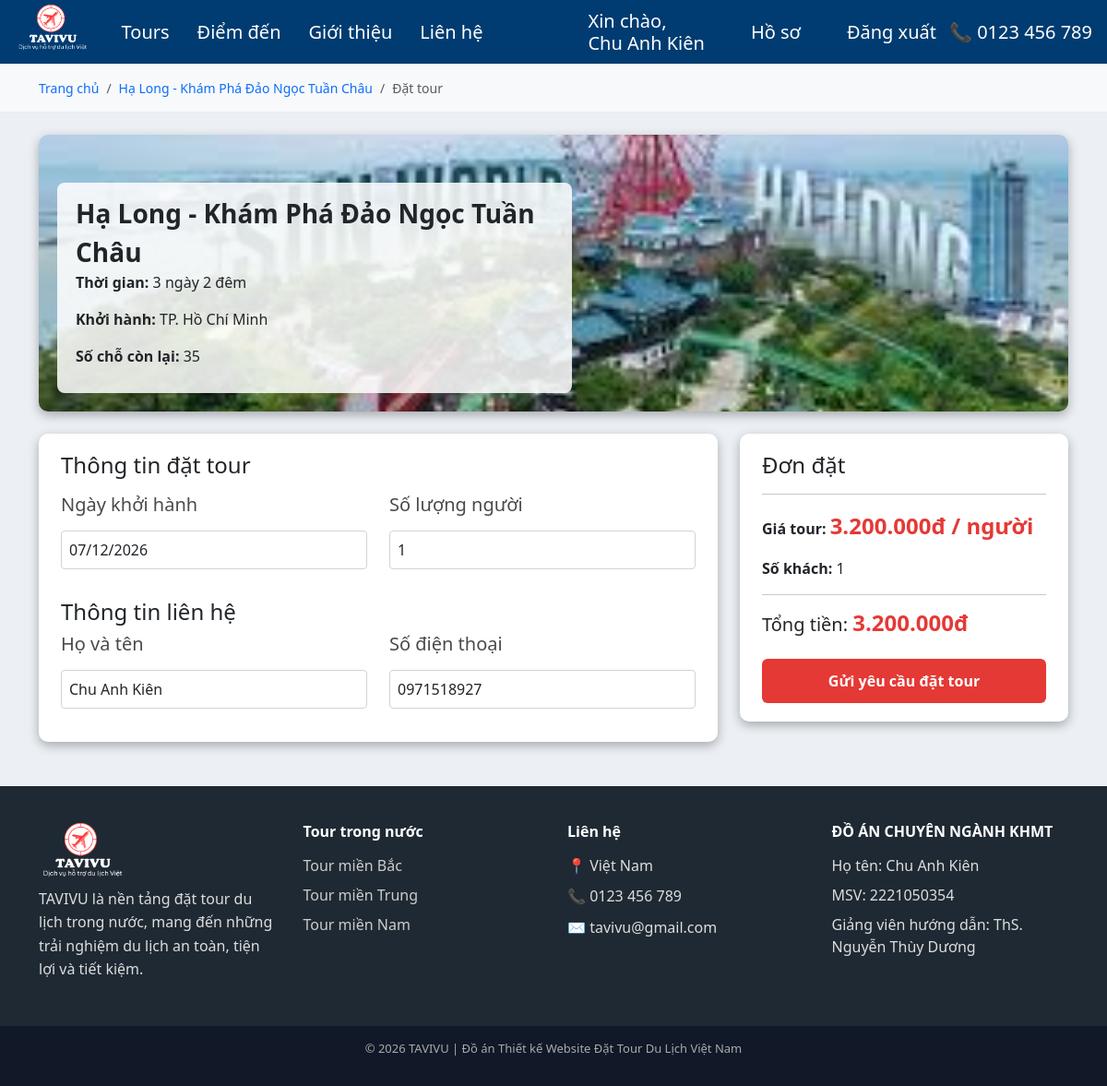
Screenshot of /pages/khachHang/datTour.php?maTour=33 (signed in) with the database file from the repository.
### tables this page shows
CREATE TABLE `tour` (
  `maTour` int(10) UNSIGNED NOT NULL,
  `maND` int(10) UNSIGNED NOT NULL,
  `tenTour` varchar(255) NOT NULL,
  `moTa` text DEFAULT NULL,
  `lichTrinh` text DEFAULT NULL,
  `giaTour` decimal(18,2) UNSIGNED NOT NULL,
  `ngayKhoiHanh` date NOT NULL,
  `diemXuatPhat` varchar(100) NOT NULL DEFAULT 'Hà Nội',
  `soNgay` int(11) NOT NULL DEFAULT 1,
  `soChoTrong` int(10) UNSIGNED NOT NULL,
  `tongSoCho` int(10) UNSIGNED NOT NULL DEFAULT 0,
  `trangThai` enum('Chờ duyệt','Đang bán','Tạm dừng','Từ chối','Đã kết thúc') NOT NULL DEFAULT 'Chờ duyệt'
);

CREATE TABLE `tour_anh` (
  `maAnh` int(10) UNSIGNED NOT NULL,
  `maTour` int(10) UNSIGNED NOT NULL,
  `duongDan` varchar(255) NOT NULL,
  `lamAnhChinh` tinyint(1) DEFAULT 0
);

CREATE TABLE `user` (
  `maND` int(11) UNSIGNED NOT NULL,
  `email` varchar(100) NOT NULL,
  `matKhau` varchar(255) NOT NULL,
  `hoTen` varchar(100) NOT NULL,
  `soDienThoai` varchar(10) NOT NULL,
  `vaiTro` enum('Quản trị viên','Khách hàng','Nhà phân phối tour') NOT NULL DEFAULT 'Khách hàng',
  `trangThai` enum('Hoạt động','Vô hiệu hóa') NOT NULL DEFAULT 'Hoạt động',
  `diaChi` varchar(255) DEFAULT NULL,
  `tenCongTy` varchar(255) DEFAULT NULL,
  `diaChiCongTy` varchar(255) DEFAULT NULL,
  `tyLeHoaHong` decimal(5,2) DEFAULT NULL
);

### pages/khachHang/datTour.php (the view, shortened to what this page needs)
<?php
require_once '../../config/database.php';
$maTour = $_GET['maTour'] ?? null;
$stmt = $mysqli->prepare("
    SELECT t.*, u.hoTen AS tenNPP
    FROM tour t
    JOIN user u ON t.maND = u.maND
    WHERE t.maTour = ? AND t.trangThai = 'Đang bán'
");
$stmt->bind_param("i", $maTour);
$stmt->execute();
$tour = $stmt->get_result()->fetch_assoc();
$stmtAnh = $mysqli->prepare("
    SELECT duongDan FROM tour_anh
    WHERE maTour = ? AND laManhChinh = 1
    LIMIT 1
");
$stmtAnh->bind_param("i", $maTour);
$stmtAnh->execute();
$anhChinh = $stmtAnh->get_result()->fetch_assoc();
$stmtUser = $mysqli->prepare("SELECT hoTen, soDienThoai FROM user WHERE maND = ?");
$stmtUser->bind_param("i", $_SESSION['maND']);
$stmtUser->execute();
$user = $stmtUser->get_result()->fetch_assoc();
?>
<!DOCTYPE html>
<html lang="vi">
<head>
    <link href="https://cdn.jsdelivr.net/npm/bootstrap@5.3.8/dist/css/bootstrap.min.css" rel="stylesheet"
>
    <link rel="stylesheet" href="../../assets/css/khachHang.css">
</head>
<body>
    <?php include '../../includes/header.php'; ?>
    <main>
        <div class="breadcrumb-box">
            <div class="container">
                <nav aria-label="breadcrumb">
                    <ol class="breadcrumb tour-breadcrumb">
                        <li class="breadcrumb-item">
                            <a href="trangChu.php" class="breadcrumb-link">Trang chủ</a>
                        </li>
                        <li class="breadcrumb-item">
                            <a href="tour_ChiTiet.php?id=<?= $tour['maTour'] ?>" class="breadcrumb-link">
                                <?= htmlspecialchars($tour['tenTour']) ?>
                            </a>
                        </li>
                        <li class="breadcrumb-item active">Đặt tour</li>
                    </ol>
                </nav>
            </div>
        </div>
        <div class="container my-4">
            <div class="box tour-summary">
                <img src="../../<?= htmlspecialchars($anhChinh['duongDan'] ?? '') ?>"
                    alt="<?= htmlspecialchars($tour['tenTour']) ?>">
                <div class="tour-summary-content">
                    <div class="tour-title"><?= htmlspecialchars($tour['tenTour']) ?></div>
                    <p><strong>Thời gian:</strong> <?= $tour['soNgay'] ?> ngày <?= $tour['soNgay'] - 1 ?> đêm</p>
                    <p><strong>Khởi hành:</strong> <?= htmlspecialchars($tour['diemXuatPhat']) ?></p>
                    <p><strong>Số chỗ còn lại:</strong> <?= $tour['soChoTrong'] ?></p>
                </div>
            </div>
            <div class="row">
                <div class="col-lg-8">
                    <div class="box">
                        <h4 class="mb-3">Thông tin đặt tour</h4>
                        <form action="../../actions/donDat/booking.php" method="POST" id="formDatTour">
                            <div class="row">
                                <div class="col-md-6 mb-3">
                                    <label class="form-label">
                                        <h5>Ngày khởi hành</h5>
                                    </label>
                                    <input type="date" name="ngayDat" class="form-control"
                                        value="<?= $tour['ngayKhoiHanh'] ?>" readonly>
                                </div>
                                <div class="col-md-6 mb-3">
                                    <label class="form-label">
                                        <h5>Số lượng người</h5>
                                    </label>
                                    <input type="number" name="soNguoi" id="soNguoi" class="form-control" min="1"
                                        max="<?= $tour['soChoTrong'] ?>" value="1" required>
                                </div>
                            </div>
                            <h4 class="mt-3">Thông tin liên hệ</h4>
                            <div class="row">
                                <div class="col-md-6 mb-3">
                                    <label class="form-label">
                                        <h5>Họ và tên</h5>
                                    </label>
                                    <input type="text" name="hoTen" class="form-control"
                                        value="<?= htmlspecialchars($user['hoTen']) ?>" required>
                                </div>
                                <div class="col-md-6 mb-3">
                                    <label class="form-label">
                                        <h5>Số điện thoại</h5>
                                    </label>
                                    <input type="tel" name="soDienThoai" class="form-control"
                                        value="<?= htmlspecialchars($user['soDienThoai']) ?>" required>
                                </div>
                            </div>
                    </div>
                </div>
                <div class="col-lg-4">
                    <div class="box">
                        <h4>Đơn đặt</h4>
                        <hr>
                        <p><strong>Giá tour: </strong>
                            <span class="price"><?= number_format($tour['giaTour'], 0, ',', '.') ?>đ / người</span>
                        </p>
                        <p><strong>Số khách:</strong> <span id="hienThiSoNguoi">1</span></p>
                        <hr>
                        <h5>Tổng tiền: <span class="price" id="tongTien">
                                <?= number_format($tour['giaTour'], 0, ',', '.') ?>đ
                            </span></h5>
                        <button type="submit" class="btn-book text-white mt-3">
                            Gửi yêu cầu đặt tour
                        </button>
                    </div>
                </div>
            </div>
        </div>
    </main>
    <?php include '../../includes/footer.php'; ?>
</body>
</html>

### assets/css/khachHang.css (style rules this page uses)
* { margin: 0; padding: 0; box-sizing: border-box; }
body { font-family: 'Segoe UI', Tahoma, sans-serif; background-color: #ECF0F5; display: flex; flex-direction: column; min-height: 100vh; }
main { flex: 1; }
html { scroll-behavior: smooth; }
.breadcrumb-box { background-color: #f8f9fa; padding: 15px 0; border-bottom: 1px solid #e9ecef; }
.tour-breadcrumb { margin-bottom: 0; font-size: 14px; }
.breadcrumb-link { text-decoration: none; font-weight: 500; }
.tour-title { font-size: 28px; font-weight: 700; }
.box { background: #fff; padding: 20px 24px; border-radius: 10px; box-shadow: 0 4px 12px rgba(0, 0, 0, 0.3); margin-bottom: 24px; }
.price { font-size: 24px; font-weight: 700; color: #e53935; }
.btn-book { width: 100%; padding: 12px; border: none; background: #e53935; color: white; font-weight: 600; border-radius: 6px; }
.tour-summary { position: relative; padding: 0; overflow: hidden; }
.tour-summary img { width: 100%; height: 300px; object-fit: cover; display: block; }
.tour-summary-content { position: absolute; bottom: 20px; left: 20px; background: rgba(255, 255, 255, 0.85); padding: 12px 20px; border-radius: 8px; max-width: 50%; }
.form-label { color: #4a4a4a; margin-bottom: 8px; }
.form-control { border: 1px solid #ced4da; padding: 8px; border-radius: 4px; }

### rows the page displays
tour: tenTour "Hạ Long - Khám Phá Đảo Ngọc Tuần Châu", soNgay "3", $tour['soNgay']-1 "2", diemXuatPhat "TP. Hồ Chí Minh", soChoTrong "35", ngayDat "07/12/2026", giaTour "3.200.000"
tour_anh: duongDan (picture)
user: hoTen "Chu Anh Kiên", soDienThoai "0971518927"

### other values shown
$_SESSION['hoTen'] "Chu Anh Kiên"
